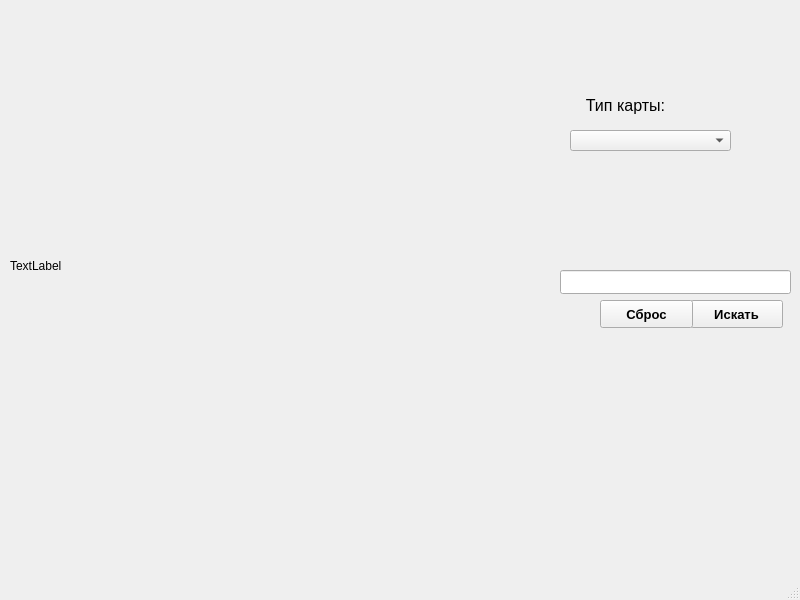
<?xml version="1.0" encoding="UTF-8"?>
<ui version="4.0">
 <class>MainWindow</class>
 <widget class="QMainWindow" name="MainWindow">
  <property name="geometry">
   <rect>
    <x>0</x>
    <y>0</y>
    <width>800</width>
    <height>600</height>
   </rect>
  </property>
  <property name="focusPolicy">
   <enum>Qt::StrongFocus</enum>
  </property>
  <property name="windowTitle">
   <string>MainWindow</string>
  </property>
  <widget class="QWidget" name="centralwidget">
   <widget class="QComboBox" name="map_layer">
    <property name="enabled">
     <bool>true</bool>
    </property>
    <property name="geometry">
     <rect>
      <x>570</x>
      <y>130</y>
      <width>161</width>
      <height>21</height>
     </rect>
    </property>
    <property name="focusPolicy">
     <enum>Qt::NoFocus</enum>
    </property>
   </widget>
   <widget class="QPushButton" name="search_btn">
    <property name="geometry">
     <rect>
      <x>690</x>
      <y>300</y>
      <width>93</width>
      <height>28</height>
     </rect>
    </property>
    <property name="font">
     <font>
      <family>Arial</family>
      <pointsize>10</pointsize>
      <weight>75</weight>
      <bold>true</bold>
     </font>
    </property>
    <property name="focusPolicy">
     <enum>Qt::NoFocus</enum>
    </property>
    <property name="text">
     <string>Искать</string>
    </property>
   </widget>
   <widget class="QPushButton" name="hide_search_btn">
    <property name="geometry">
     <rect>
      <x>600</x>
      <y>300</y>
      <width>93</width>
      <height>28</height>
     </rect>
    </property>
    <property name="font">
     <font>
      <family>Arial</family>
      <pointsize>10</pointsize>
      <weight>75</weight>
      <bold>true</bold>
     </font>
    </property>
    <property name="focusPolicy">
     <enum>Qt::NoFocus</enum>
    </property>
    <property name="text">
     <string>Сброс</string>
    </property>
   </widget>
   <widget class="QLineEdit" name="search_edit">
    <property name="geometry">
     <rect>
      <x>560</x>
      <y>270</y>
      <width>231</width>
      <height>24</height>
     </rect>
    </property>
    <property name="focusPolicy">
     <enum>Qt::TabFocus</enum>
    </property>
   </widget>
   <widget class="QLabel" name="image">
    <property name="enabled">
     <bool>true</bool>
    </property>
    <property name="geometry">
     <rect>
      <x>10</x>
      <y>10</y>
      <width>521</width>
      <height>511</height>
     </rect>
    </property>
    <property name="text">
     <string>TextLabel</string>
    </property>
   </widget>
   <widget class="QLabel" name="label">
    <property name="geometry">
     <rect>
      <x>570</x>
      <y>90</y>
      <width>111</width>
      <height>31</height>
     </rect>
    </property>
    <property name="text">
     <string>&lt;html&gt;&lt;head/&gt;&lt;body&gt;&lt;p align=&quot;center&quot;&gt;&lt;span style=&quot; font-size:12pt;&quot;&gt;Тип карты:&lt;/span&gt;&lt;/p&gt;&lt;/body&gt;&lt;/html&gt;</string>
    </property>
   </widget>
  </widget>
  <widget class="QMenuBar" name="menubar">
   <property name="geometry">
    <rect>
     <x>0</x>
     <y>0</y>
     <width>800</width>
     <height>26</height>
    </rect>
   </property>
  </widget>
  <widget class="QStatusBar" name="statusbar"/>
 </widget>
 <resources/>
 <connections/>
</ui>
